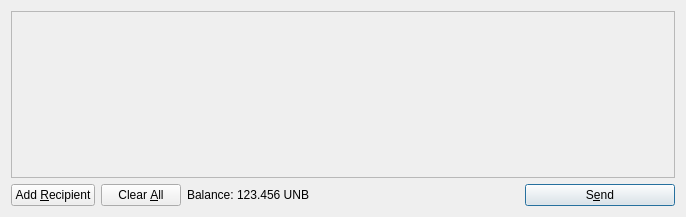
<?xml version="1.0" encoding="UTF-8"?>
<ui version="4.0">
 <class>SendCoinsDialog</class>
 <widget class="QDialog" name="SendCoinsDialog">
  <property name="geometry">
   <rect>
    <x>0</x>
    <y>0</y>
    <width>686</width>
    <height>217</height>
   </rect>
  </property>
  <property name="windowTitle">
   <string>Send Coins</string>
  </property>
  <layout class="QVBoxLayout" name="verticalLayout">
   <item>
    <widget class="QScrollArea" name="scrollArea">
     <property name="widgetResizable">
      <bool>true</bool>
     </property>
     <widget class="QWidget" name="scrollAreaWidgetContents">
      <property name="geometry">
       <rect>
        <x>0</x>
        <y>0</y>
        <width>666</width>
        <height>165</height>
       </rect>
      </property>
      <layout class="QVBoxLayout" name="verticalLayout_2">
       <property name="margin">
        <number>0</number>
       </property>
       <item>
        <layout class="QVBoxLayout" name="entries">
         <property name="spacing">
          <number>6</number>
         </property>
        </layout>
       </item>
       <item>
        <spacer name="verticalSpacer">
         <property name="orientation">
          <enum>Qt::Vertical</enum>
         </property>
         <property name="sizeHint" stdset="0">
          <size>
           <width>20</width>
           <height>40</height>
          </size>
         </property>
        </spacer>
       </item>
      </layout>
     </widget>
    </widget>
   </item>
   <item>
    <layout class="QHBoxLayout" name="horizontalLayout">
     <item>
      <widget class="QPushButton" name="addButton">
       <property name="toolTip">
        <string>Send to multiple recipients at once</string>
       </property>
       <property name="text">
        <string>Add &amp;Recipient</string>
       </property>
       <property name="icon">
        <iconset resource="../bitcoin.qrc">
         <normaloff>:/icons/add</normaloff>:/icons/add</iconset>
       </property>
       <property name="autoDefault">
        <bool>false</bool>
       </property>
      </widget>
     </item>
     <item>
      <widget class="QPushButton" name="clearButton">
       <property name="sizePolicy">
        <sizepolicy hsizetype="Minimum" vsizetype="Fixed">
         <horstretch>0</horstretch>
         <verstretch>0</verstretch>
        </sizepolicy>
       </property>
       <property name="toolTip">
        <string>Remove all transaction fields</string>
       </property>
       <property name="text">
        <string>Clear &amp;All</string>
       </property>
       <property name="icon">
        <iconset resource="../bitcoin.qrc">
         <normaloff>:/icons/remove</normaloff>:/icons/remove</iconset>
       </property>
       <property name="autoRepeatDelay">
        <number>300</number>
       </property>
       <property name="autoDefault">
        <bool>false</bool>
       </property>
      </widget>
     </item>
     <item>
      <layout class="QHBoxLayout" name="horizontalLayout_2">
       <property name="spacing">
        <number>3</number>
       </property>
       <item>
        <widget class="QLabel" name="label">
         <property name="text">
          <string>Balance:</string>
         </property>
        </widget>
       </item>
       <item>
        <widget class="QLabel" name="labelBalance">
         <property name="cursor">
          <cursorShape>IBeamCursor</cursorShape>
         </property>
         <property name="text">
          <string>123.456 UNB</string>
         </property>
         <property name="textInteractionFlags">
          <set>Qt::LinksAccessibleByMouse|Qt::TextSelectableByKeyboard|Qt::TextSelectableByMouse</set>
         </property>
        </widget>
       </item>
      </layout>
     </item>
     <item>
      <spacer name="horizontalSpacer">
       <property name="orientation">
        <enum>Qt::Horizontal</enum>
       </property>
       <property name="sizeHint" stdset="0">
        <size>
         <width>40</width>
         <height>20</height>
        </size>
       </property>
      </spacer>
     </item>
     <item>
      <widget class="QPushButton" name="sendButton">
       <property name="minimumSize">
        <size>
         <width>150</width>
         <height>0</height>
        </size>
       </property>
       <property name="toolTip">
        <string>Confirm the send action</string>
       </property>
       <property name="text">
        <string>S&amp;end</string>
       </property>
       <property name="icon">
        <iconset resource="../bitcoin.qrc">
         <normaloff>:/icons/send</normaloff>:/icons/send</iconset>
       </property>
       <property name="default">
        <bool>true</bool>
       </property>
      </widget>
     </item>
    </layout>
   </item>
  </layout>
 </widget>
 <resources>
  <include location="../bitcoin.qrc"/>
 </resources>
 <connections/>
</ui>
